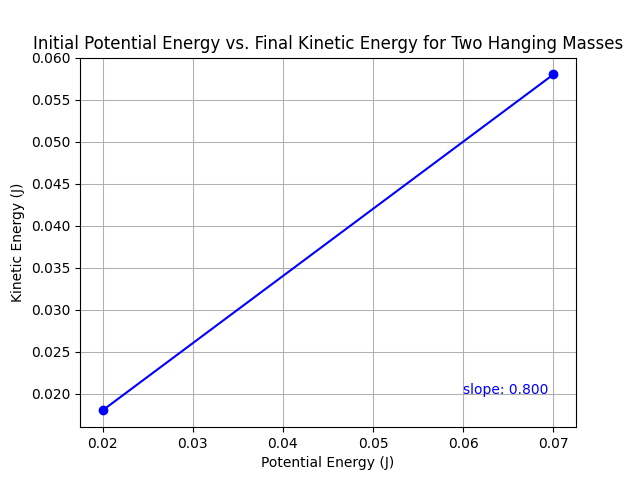

Write Python code to recreate this figure.
"""
Plot the initial potential energy vs. final kinetic energy for a physics lab
@author Ben Wright
@version 2021.04.09
"""

import matplotlib.pyplot as plt

potential_energies = [0.020, 0.070]
kinetic_energies = [0.018, 0.058]
slope = (0.058 - 0.018) / (0.070 - 0.020)

fig = plt.figure()
plt.plot(potential_energies, kinetic_energies, 'bo-')
plt.xlabel('Potential Energy (J)')
plt.ylabel('Kinetic Energy (J)')
plt.title('Initial Potential Energy vs. Final Kinetic Energy for Two Hanging Masses')
plt.grid(True, lw=0.75)
plt.text(0.06, 0.020, f"slope: {slope:.3f}", c='b')
fig.savefig('potential_vs_kinetic')
plt.show()

